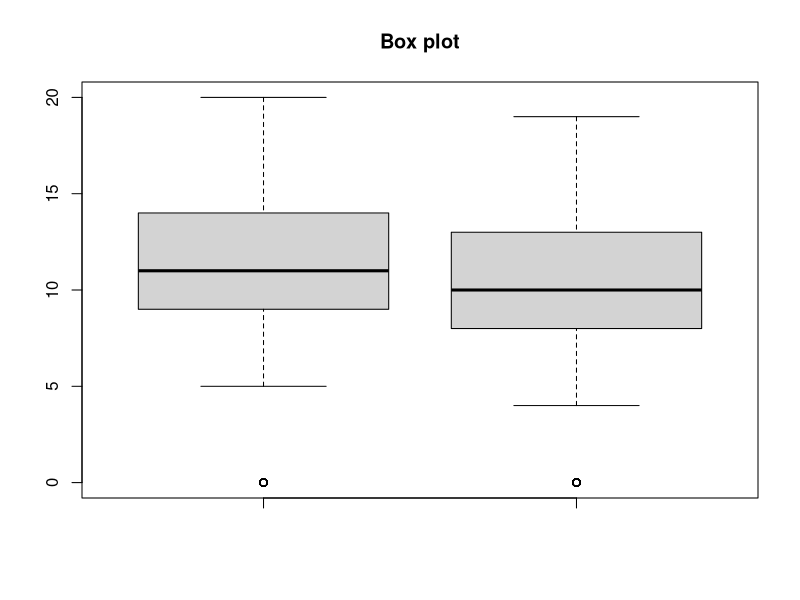
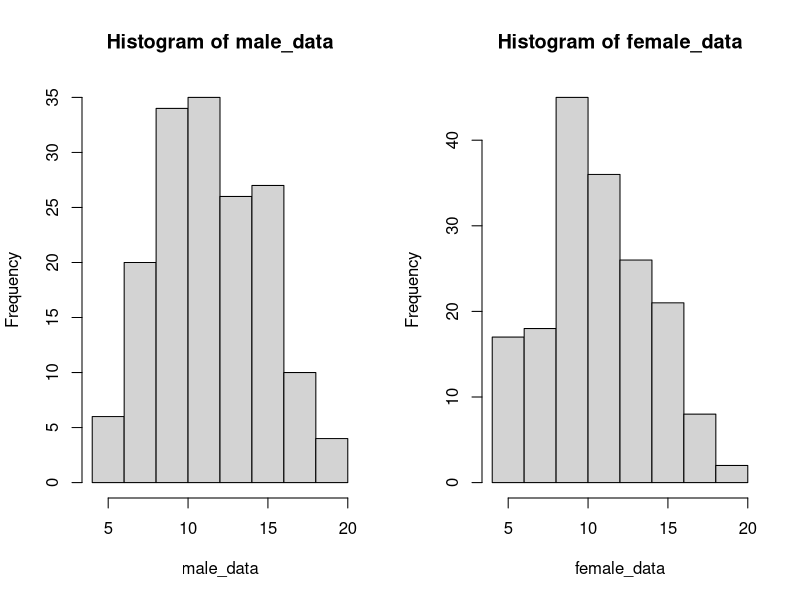
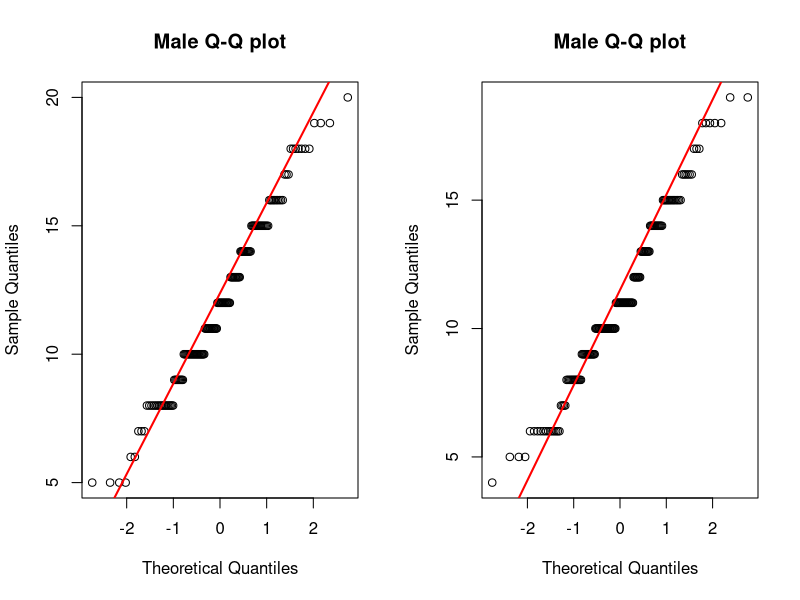

Recreate these plots in R, in order.
## ---- chunk 1

data_frame <- read.csv("student_data.csv", header = TRUE)

male_data <- subset(data_frame, sex == "M")

male_data <- male_data$G3_mat
  
  
female_data <- subset(data_frame, sex == "F")
female_data <- female_data$G3_mat

## ---- chunk 2

boxplot(male_data, female_data, main="Box plot")


## ---- chunk 3
male_Q1 <- quantile(male_data, 0.25)
male_Q3 <- quantile(male_data, 0.75)
male_IRQ <- male_Q3 - male_Q1
male_lower_bound <- male_Q1 - 1.5*male_IRQ
male_upper_bound <- male_Q3 + 1.5*male_IRQ

male_data <- male_data[male_data >= male_lower_bound & male_data <= male_upper_bound]





female_Q1 <- quantile(female_data, 0.25)
female_Q3 <- quantile(female_data, 0.75)
female_IRQ <- female_Q3 - female_Q1
female_lower_bound <- female_Q1 - 1.5*female_IRQ
female_upper_bound <- female_Q3 + 1.5*female_IRQ

female_data <- female_data[female_data >= female_lower_bound & female_data <= female_upper_bound]

par(mfrow = c(1, 2))

hist(male_data)
hist(female_data)

par(mfrow = c(1, 1))

## ---- chunk 4

par(mfrow = c(1, 2))
qqnorm(male_data, main = "Male Q-Q plot")
qqline(male_data, col="red", lwd = 2)

qqnorm(female_data, main = "Male Q-Q plot")
qqline(female_data, col="red", lwd = 2)
par(mfrow = c(1, 1))

## ---- chunk 5
var.test(male_data, female_data)

## ---- chunk 6
t.test(male_data, female_data, var.equal = TRUE)

